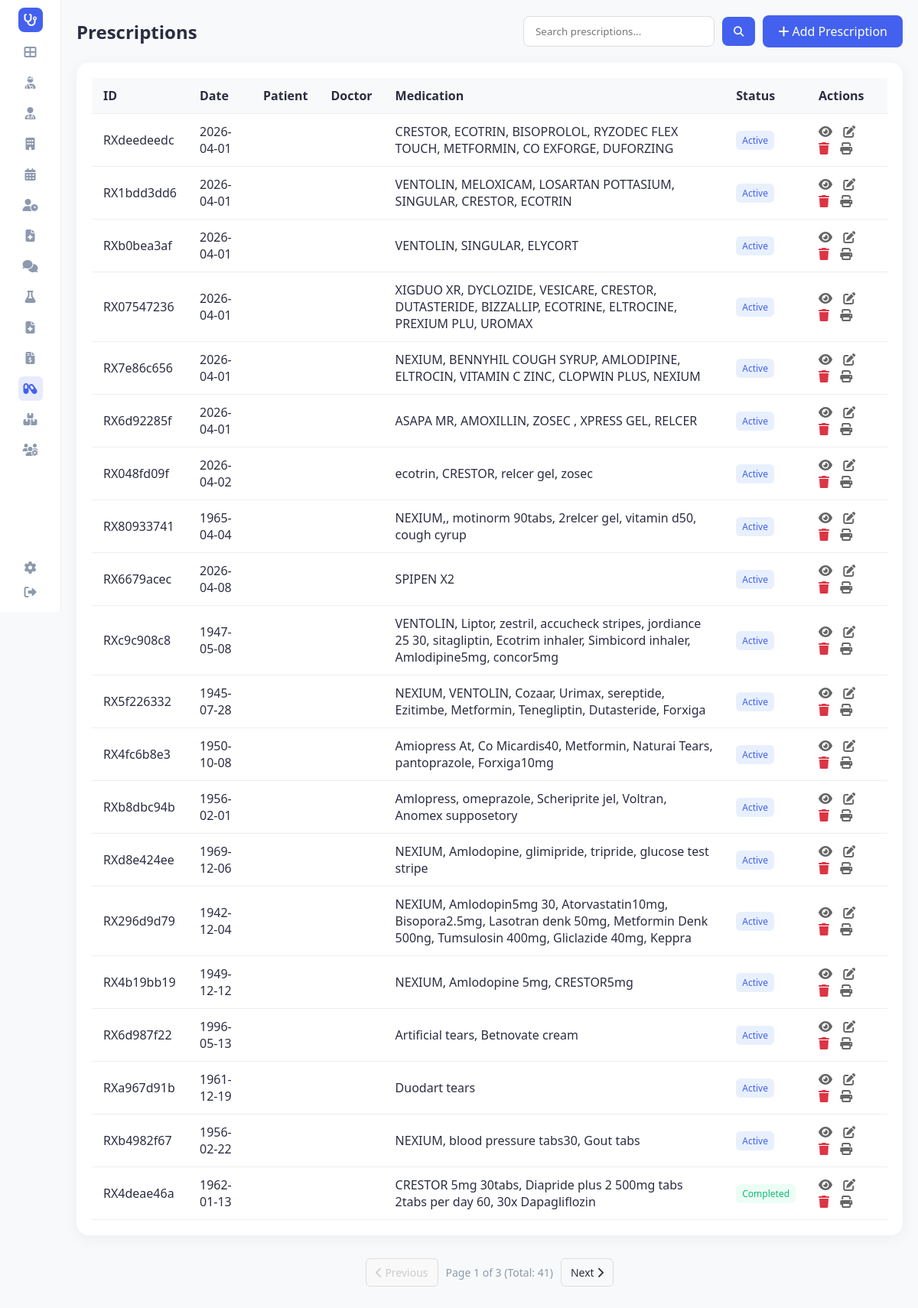
Screenshot of /prescriptions (signed in) with the database file from the repository.
### tables this page shows
CREATE TABLE prescriptions (
                prescription_id TEXT PRIMARY KEY,
                patient_id TEXT,
                doctor_id TEXT,
                date TEXT,
                medication TEXT,
                duration TEXT,
                notes TEXT,
                status TEXT, is_deleted INTEGER DEFAULT 0, deleted_at TEXT, date_prescribed TEXT,
                FOREIGN KEY (patient_id) REFERENCES patients(patient_id),
                FOREIGN KEY (doctor_id) REFERENCES doctors(doctor_id)
            );

### app.py (the view)
@app.route('/prescriptions')
def prescriptions():
    page = request.args.get('page', 1, type=int)
    search_term = request.args.get('search', '').strip()
    per_page = 20
    conn = hms.db.get_connection()
    cursor = conn.cursor()
    if search_term:
        search_value = f"%{search_term}%"
        cursor.execute("""
            SELECT * FROM prescriptions
            WHERE prescription_id LIKE ? OR patient_id LIKE ? OR doctor_id LIKE ? OR medication LIKE ?
            ORDER BY date_prescribed DESC LIMIT ? OFFSET ?
        """, (search_value, search_value, search_value, search_value, per_page, (page - 1) * per_page))
        rows = cursor.fetchall()
        cursor.execute("""
            SELECT COUNT(*) FROM prescriptions
            WHERE prescription_id LIKE ? OR patient_id LIKE ? OR doctor_id LIKE ? OR medication LIKE ?
        """, (search_value, search_value, search_value, search_value))
        total_count = cursor.fetchone()[0]
    else:
        cursor.execute("SELECT * FROM prescriptions ORDER BY date_prescribed DESC LIMIT ? OFFSET ?",
                       (per_page, (page - 1) * per_page))
        rows = cursor.fetchall()
        cursor.execute("SELECT COUNT(*) FROM prescriptions")
        total_count = cursor.fetchone()[0]
    conn.close()
    prescriptions_list = [hms.db._row_to_obj(Prescription, row) for row in rows]
    total_pages = math.ceil(total_count / per_page) if total_count else 1
    return render_template('prescriptions.html', prescriptions=prescriptions_list, page=page,
                           total_pages=total_pages, total_count=total_count,
                           search_term=search_term, active_page='prescriptions')

### app.py (called while the page is built)
@app.before_request
def require_login():
    allowed_routes = ['login', 'register', 'static']
    if request.endpoint not in allowed_routes and 'user_id' not in session:
        return redirect(url_for('login'))

@app.context_processor
def inject_user():
    username = session.get('username')
    role = session.get('role')
    unread = 0
    if username:
        unread = hms.get_unread_count(username, role)
    return dict(current_user=username, current_role=role, unread_messages_count=unread, hms=hms)

### database/db_manager.py (called while the page is built)
    def get_connection(self):
        conn = sqlite3.connect(self.db_file)
        conn.row_factory = sqlite3.Row
        return conn

    def _row_to_obj(self, cls: Type[T], row: sqlite3.Row) -> T:
        d = dict(row)
        for field in fields(cls):
            if field.type in (dict, Dict[str, Any], list, List[Any]) and d.get(field.name):
                try:
                    d[field.name] = json.loads(d[field.name])
                except:
                    pass
            elif field.type == bool and field.name in d:
                d[field.name] = bool(d[field.name])
        allowed = {f.name for f in fields(cls)}
        filtered = {k: v for k, v in d.items() if k in allowed}
        return cls(**filtered)

### main.py (called while the page is built)
    def get_unread_count(self, user_id: str, role: str) -> int:
        conn = self.db.get_connection()
        cursor = conn.cursor()
        cursor.execute("""
            SELECT COUNT(*) FROM messages
            WHERE is_read = 0 AND (recipient_id = ? OR recipient_id = ? OR recipient_id = 'all')
        """, (user_id, role))
        count = cursor.fetchone()[0]
        conn.close()
        return count

### templates/prescriptions.html (shortened to what this page needs)
<!DOCTYPE html>
<html lang="en">
<head>
    <link rel="stylesheet" href="{{ url_for('static', filename='style.css') }}">
    <link rel="stylesheet" href="https://cdnjs.cloudflare.com/ajax/libs/font-awesome/6.4.0/css/all.min.css">
    </head>
<body>
    <div class="container">
        {% include 'sidebar.html' %}
        <main class="main-content">
            <div class="header-actions">
                <h2>Prescriptions</h2>
                <div style="display: flex; gap: 10px;">
                    <form action="{{ url_for('prescriptions') }}" method="get" class="search-form" style="display: flex; align-items: center; gap: 10px;">
                        <input type="text" name="search" placeholder="Search prescriptions..." value="{{ search_term if search_term else '' }}" style="padding: 10px 15px; border: 1px solid #ddd; border-radius: 8px; outline: none; width: 250px;">
                        <button type="submit" style="background-color: #4361ee; color: white; border: none; padding: 10px 15px; border-radius: 8px; cursor: pointer;"><i class="fas fa-search"></i></button>
                    </form>
                    <a href="{{ url_for('add_prescription') }}" class="btn-add"><i class="fas fa-plus"></i> Add Prescription</a>
                </div>
            </div>
            <div class="table-container">
                <table>
                    <thead>
                        <tr>
                            <th>ID</th>
                            <th>Date</th>
                            <th>Patient</th>
                            <th>Doctor</th>
                            <th>Medication</th>
                            <th>Status</th>
                            <th>Actions</th>
                        </tr>
                    </thead>
                    <tbody>
                        {% for rx in prescriptions %}
                        <tr>
                            <td>{{ rx.prescription_id }}</td>
                            <td>{{ rx.date }}</td>
                            <td>{{ rx.patient_name }}</td>
                            <td>{{ rx.doctor_name }}</td>
                            <td>{{ rx.medication }}</td>
                            <td><span class="status {{ rx.status|lower }}">{{ rx.status }}</span></td>
                            <td class="actions">
                                <a href="{{ url_for('view_prescription', prescription_id=rx.prescription_id) }}" title="View"><i class="fas fa-eye"></i></a>
                                <a href="{{ url_for('edit_prescription', prescription_id=rx.prescription_id) }}" title="Edit"><i class="fas fa-edit"></i></a>
                                <a href="{{ url_for('delete_prescription', prescription_id=rx.prescription_id) }}" class="delete" title="Delete" onclick="return confirm('Delete this prescription?')"><i class="fas fa-trash"></i></a>
                                <a href="{{ url_for('print_prescription', prescription_id=rx.prescription_id) }}" title="Print"><i class="fas fa-print"></i></a>
                            </td>
                        </tr>
                        {% else %}
                        <tr>
                            <td colspan="7" style="text-align:center;">No prescriptions found.</td>
                        </tr>
                        {% endfor %}
                    </tbody>
                </table>
            </div>
            {% if total_pages > 1 %}
            <div class="pagination">
                <a href="{{ url_for('prescriptions', page=page-1, search=search_term) }}" class="pagination-btn {{ 'disabled' if page == 1 else '' }}">
                    <i class="fas fa-chevron-left"></i> Previous
                </a>
                <div class="pagination-info">
                    Page {{ page }} of {{ total_pages }} (Total: {{ total_count }})
                </div>
                <a href="{{ url_for('prescriptions', page=page+1, search=search_term) }}" class="pagination-btn {{ 'disabled' if page == total_pages else '' }}">
                    Next <i class="fas fa-chevron-right"></i>
                </a>
            </div>
            {% endif %}
        </main>
    </div>
</body>
</html>

### static/style.css (style rules this page uses)
:root { --primary-color: #4361ee; --secondary-color: #3f37c9; --success-color: #4cc9f0; --warning-color: #f72585; --text-dark: #2b2d42; --text-light: #8d99ae; --bg-light: #f8f9fa; --white: #ffffff; --sidebar-width: 80px; --border-radius: 16px; --shadow: 0 4px 20px rgba(0, 0, 0, 0.05); }
* { margin: 0; padding: 0; box-sizing: border-box; font-family: 'Segoe UI', Tahoma, Geneva, Verdana, sans-serif; }
body { background-color: var(--bg-light); color: var(--text-dark); min-height: 100vh; margin: 0; }
.container { display: flex !important; min-height: 100vh !important; height: auto !important; overflow: visible !important; }
.main-content { flex: 1 !important; padding: 20px !important; display: flex; flex-direction: column; min-width: 0; }
.pagination { display: flex; justify-content: center; align-items: center; gap: 10px; margin-top: 20px; padding: 10px; }
.pagination-btn { padding: 8px 12px; border: 1px solid #ddd; border-radius: 6px; text-decoration: none; color: var(--text-dark); transition: all 0.2s; font-size: 14px; }
.pagination-btn.disabled { color: #ccc; pointer-events: none; background-color: #f9f9f9; }
.pagination-info { font-size: 14px; color: var(--text-light); }
.status { font-size: 12px; padding: 2px 8px; border-radius: 12px; display: inline-block; }
.status.completed { background-color: #ecfdf5; color: #10b981; }
.status.active { background-color: #ecfdf5; color: #10b981; }

### templates/prescriptions.html (style rules this page uses)
.table-container { background-color: white; padding: 20px; border-radius: 16px; box-shadow: 0 4px 20px rgba(0,0,0,0.05); }
.header-actions { display: flex; justify-content: space-between; align-items: center; margin-bottom: 20px; }
.btn-add { background-color: #4361ee; color: white; padding: 10px 20px; text-decoration: none; border-radius: 8px; font-weight: 500; }
table { width: 100%; border-collapse: collapse; }
th, td { padding: 12px 15px; text-align: left; border-bottom: 1px solid #eee; }
th { background-color: #f8f9fa; font-weight: 600; }
.actions a { margin-right: 10px; color: #666; text-decoration: none; }
.actions a.delete { color: #dc3545; }
.status { padding: 4px 8px; border-radius: 6px; font-size: 12px; }
.status.active { background-color: #e8f0fe; color: #4361ee; }

### rows the page displays
prescriptions: prescription_id "RXdeedeedc", date "2026-04-01", medication "CRESTOR, ECOTRIN, BISOPROLOL, RYZODEC FLEX TOUCH, METFORMIN, CO EXFORGE, DUFORZING", status "Active"
prescriptions: prescription_id "RX1bdd3dd6", date "2026-04-01", medication "VENTOLIN, MELOXICAM, LOSARTAN POTTASIUM, SINGULAR, CRESTOR, ECOTRIN", status "Active"
prescriptions: prescription_id "RXb0bea3af", date "2026-04-01", medication "VENTOLIN, SINGULAR, ELYCORT", status "Active"
prescriptions: prescription_id "RX07547236", date "2026-04-01", medication "XIGDUO XR, DYCLOZIDE, VESICARE, CRESTOR, DUTASTERIDE, BIZZALLIP, ECOTRINE, ELTROCINE, PREXIUM PLU, UROMAX", status "Active"
prescriptions: prescription_id "RX7e86c656", date "2026-04-01", medication "NEXIUM, BENNYHIL COUGH SYRUP, AMLODIPINE, ELTROCIN, VITAMIN C ZINC, CLOPWIN PLUS, NEXIUM", status "Active"
prescriptions: prescription_id "RX6d92285f", date "2026-04-01", medication "ASAPA MR, AMOXILLIN, ZOSEC , XPRESS GEL, RELCER", status "Active"
prescriptions: prescription_id "RX048fd09f", date "2026-04-02", medication "ecotrin, CRESTOR, relcer gel, zosec", status "Active"
prescriptions: prescription_id "RX80933741", date "1965-04-04", medication "NEXIUM,, motinorm 90tabs, 2relcer gel, vitamin d50, cough cyrup", status "Active"
prescriptions: prescription_id "RX6679acec", date "2026-04-08", medication "SPIPEN X2", status "Active"
prescriptions: prescription_id "RXc9c908c8", date "1947-05-08", medication "VENTOLIN, Liptor, zestril, accucheck stripes, jordiance 25 30, sitagliptin, Ecotrim inhaler, Simbicord inhaler, Amlodipine5mg, concor5mg", status "Active"
prescriptions: prescription_id "RX5f226332", date "1945-07-28", medication "NEXIUM, VENTOLIN, Cozaar, Urimax, sereptide, Ezitimbe, Metformin, Tenegliptin, Dutasteride, Forxiga", status "Active"
prescriptions: prescription_id "RX4fc6b8e3", date "1950-10-08", medication "Amiopress At, Co Micardis40, Metformin, Naturai Tears, pantoprazole, Forxiga10mg", status "Active"
prescriptions: prescription_id "RXb8dbc94b", date "1956-02-01", medication "Amlopress, omeprazole, Scheriprite jel, Voltran, Anomex supposetory", status "Active"
prescriptions: prescription_id "RXd8e424ee", date "1969-12-06", medication "NEXIUM, Amlodopine, glimipride, tripride, glucose test stripe", status "Active"
prescriptions: prescription_id "RX296d9d79", date "1942-12-04", medication "NEXIUM, Amlodopin5mg 30, Atorvastatin10mg, Bisopora2.5mg, Lasotran denk 50mg, Metformin Denk 500ng, Tumsulosin 400mg, Gliclazide 40mg, Keppra", status "Active"
prescriptions: prescription_id "RX4b19bb19", date "1949-12-12", medication "NEXIUM, Amlodopine 5mg, CRESTOR5mg", status "Active"
prescriptions: prescription_id "RX6d987f22", date "1996-05-13", medication "Artificial tears, Betnovate cream", status "Active"
prescriptions: prescription_id "RXa967d91b", date "1961-12-19", medication "Duodart tears", status "Active"
prescriptions: prescription_id "RXb4982f67", date "1956-02-22", medication "NEXIUM, blood pressure tabs30, Gout tabs", status "Active"
prescriptions: prescription_id "RX4deae46a", date "1962-01-13", medication "CRESTOR 5mg 30tabs, Diapride plus 2 500mg tabs 2tabs per day 60, 30x Dapagliflozin", status "Completed"

### other values shown
{{ page }} "1"
{{ total_pages }} "3"
{{ total_count }} "41"
